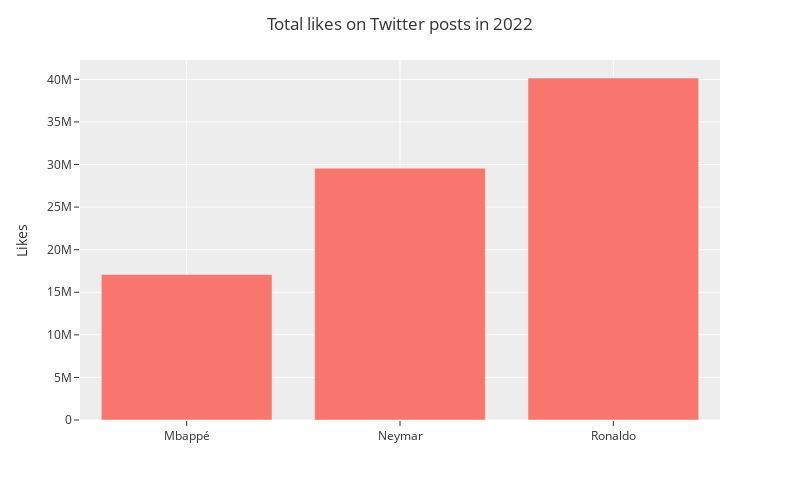

The notebook cell saved with this chart:
### Code cell
df2 = df[['name', 'like_count']].copy()
df2 = df2.groupby([df2.name], as_index=False).sum()

fig2 = px.bar(
    df2, 
    x='name', 
    y='like_count', 
    orientation='v'
)
fig2.update_layout(
    width=800,
    height=500,
    title='Total likes on Twitter posts in 2022',
    xaxis=None,
    yaxis=dict(title='Likes')
)
fig2.show()

### Figure 1 — Plotly figure (JSON) as saved in the notebook; plotly's stock layout.template omitted (floating-point values rounded to 4 significant figures)
{"data": [{"alignmentgroup": "True", "hovertemplate": "name=%{x}<br>like_count=%{y}<extra></extra>", "legendgroup": "", "marker": {"color": "#F8766D", "pattern": {"shape": ""}}, "name": "", "offsetgroup": "", "orientation": "v", "showlegend": false, "textposition": "auto", "type": "bar", "x": ["Mbappé", "Neymar", "Ronaldo"], "xaxis": "x", "y": [17091758, 29563804, 40158534], "yaxis": "y"}], "layout": {"barmode": "relative", "height": 500, "legend": {"tracegroupgap": 0}, "margin": {"t": 60}, "title": {"text": "Total likes on Twitter posts in 2022"}, "width": 800, "xaxis": {}, "yaxis": {"anchor": "x", "domain": [0, 1], "title": {"text": "Likes"}}}}
